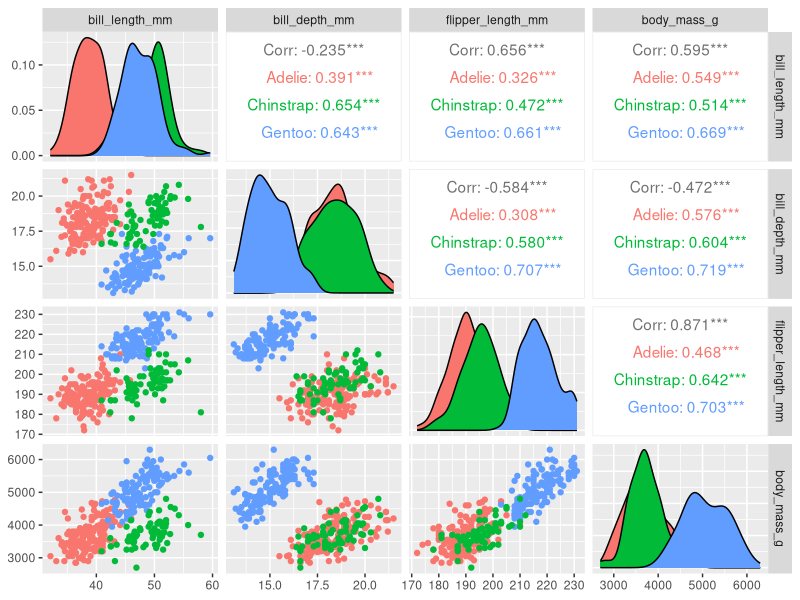
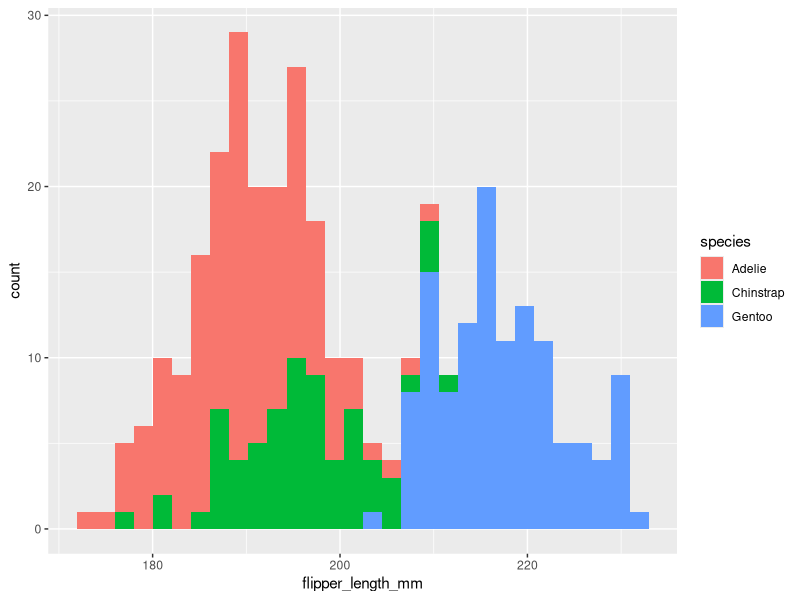

Write R code to recreate these figures, in order.
## ---- chunk 1
# load libraries ----
library(GGally)
library(skimr)
library(palmerpenguins)
library(tidyverse)

# check out the column names ----
names(penguins)

# look at the dimensions of the data frame ----
dim(penguins)

# get a summary of your data frame ----
summary(penguins)

# get a summary using {skimr} ----
skimr::skim(penguins)

# head & tail
head(penguins) # prints out first 6 rows, by default. update n to get a diff. number of rows
tail(penguins) # prints out last 6 rows

# pairsplot ----
GGally::ggpairs(penguins, columns = 3:6, 
                ggplot2::aes(color = species))

# create histogram of penguin flipper length ----
ggplot(data = penguins, aes(x = flipper_length_mm, fill = species)) +
  geom_histogram()
